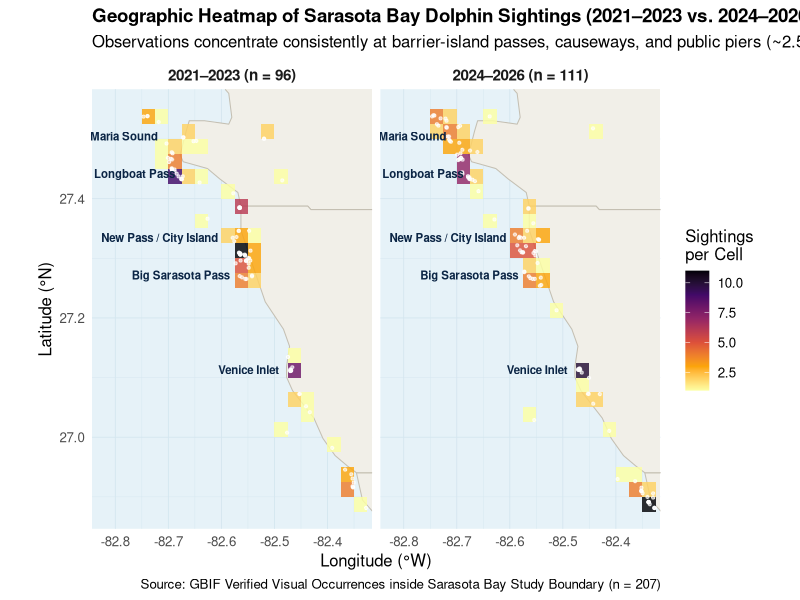

Write the R code that produced this figure.
## ---- chunk 1
library(tidyverse)
library(maps)

suncoast <- read_csv("data/florida_dolphins_2021_2026.csv") |>
  distinct(gbif_id, .keep_all = TRUE) |>
  filter(lat >= 26.85, lat <= 27.56, lon >= -82.80, lon <= -82.32) |>
  mutate(
    period = if_else(year <= 2023, "2021–2023 (n = 96)", "2024–2026 (n = 111)")
  )

fl_counties <- map_data("county", "florida")

pass_labels <- tibble(
  label = c("Anna Maria Sound", "Longboat Pass", "New Pass / City Island", "Big Sarasota Pass", "Venice Inlet"),
  lat   = c(27.505, 27.442, 27.335, 27.272, 27.113),
  lon   = c(-82.710, -82.680, -82.595, -82.575, -82.485)
)
## ---- chunk 2
#| fig-width: 9
#| fig-height: 6.2

ggplot() +
  geom_polygon(
    data = fl_counties,
    aes(x = long, y = lat, group = group),
    fill = "#f1efe8",
    color = "#c4bfb2",
    linewidth = 0.35
  ) +
  stat_bin_2d(
    data = suncoast,
    aes(x = lon, y = lat),
    binwidth = c(0.025, 0.025),
    alpha = 0.82
  ) +
  geom_point(
    data = suncoast,
    aes(x = lon, y = lat),
    color = "#ffffff",
    size = 0.8,
    alpha = 0.65
  ) +
  geom_text(
    data = pass_labels,
    aes(x = lon, y = lat, label = label),
    size = 2.9,
    fontface = "bold",
    color = "#0b2545",
    hjust = 1.05
  ) +
  coord_quickmap(xlim = c(-82.82, -82.34), ylim = c(26.88, 27.55)) +
  scale_fill_viridis_c(
    option = "inferno",
    direction = -1,
    name = "Sightings\nper Cell"
  ) +
  facet_wrap(~period, ncol = 2) +
  labs(
    title = "Geographic Heatmap of Sarasota Bay Dolphin Sightings (2021–2023 vs. 2024–2026)",
    subtitle = "Observations concentrate consistently at barrier-island passes, causeways, and public piers (~2.5 km grid)",
    x = "Longitude (°W)",
    y = "Latitude (°N)",
    caption = "Source: GBIF Verified Visual Occurrences inside Sarasota Bay Study Boundary (n = 207)"
  ) +
  theme_minimal(base_size = 12) +
  theme(
    panel.background = element_rect(fill = "#e6f2f8", color = NA),
    panel.grid = element_line(color = "#d4e6ef", linewidth = 0.3),
    strip.text = element_text(face = "bold", size = 11),
    plot.title = element_text(face = "bold", size = 13.5)
  )
